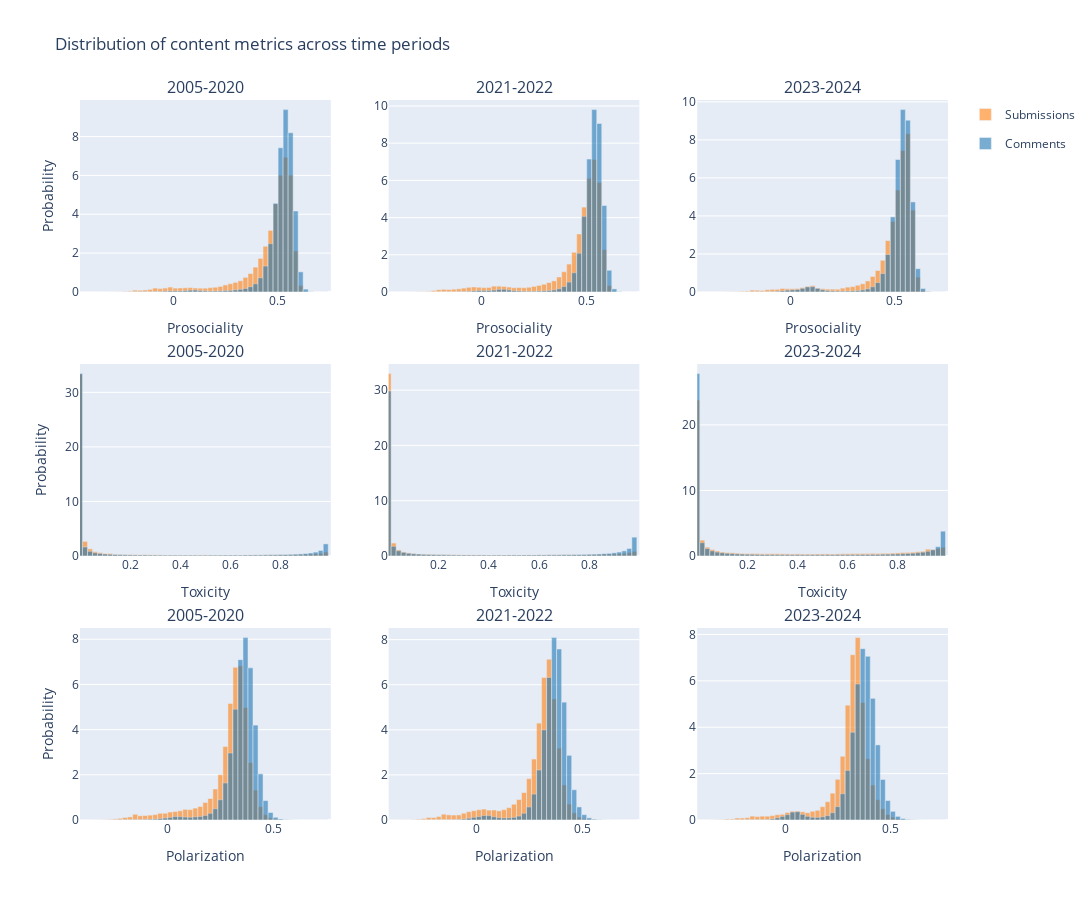

Source (notebook cell):
### Code cell
rc.plotting.plot_distributions(data, metrics=['prosociality', 'toxicity', 'polarization'], periods=[(2005, 2020), (2021, 2022), (2023, 2024)])
